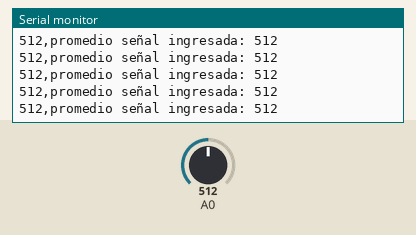
Recording of a sketch running on a simulated Arduino Uno, built with avr-gcc and run on an emulated ATmega328P. Parts: the last lines printed to the serial monitor. The test bench sets the inputs (shaded band); at power-on: A0 = 512.

Above: at 1.2 s.
1.3 s: A0 set to 984
At 2.4 s:
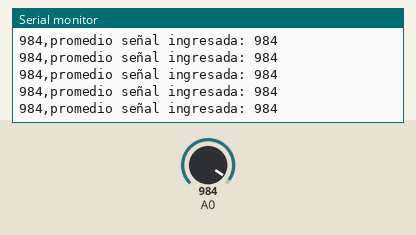
2.8 s: A0 set to 1009
At 3.9 s:
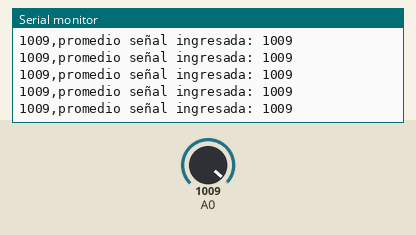
14.8 s: A0 set to 105
At 15.8 s:
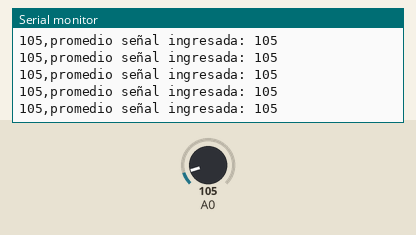
17.8 s: A0 set to 94
At 18.9 s:
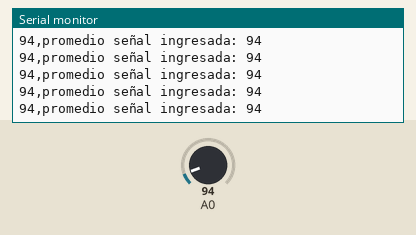
Timing chart, 0 to 20.3 s (numbered marks = the images above; inputs shaded):
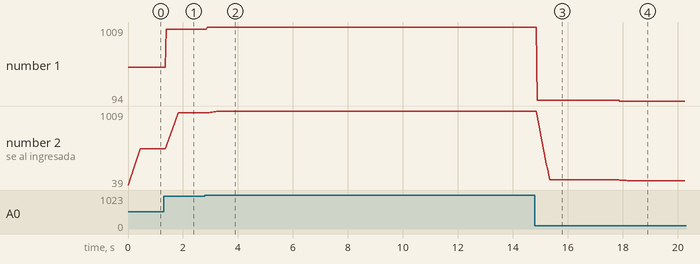

The sketch:

Equipo2Filtro_Promedio_SE.ino
```cpp
/*--------------------Universidad Tecnica del Norte-----------------
 * ----------Facultad de Ingenieria en Ciencias Aplicadas----------
 * -------------Carrera de Telecomunicaciones------------
 * --------------------Sistemas Embebidos--------------
 *
 * Integrantes: Carrion Andres, Donoso Fabricio, Quelal Rony
 *
 */


#define window_size  13 //Definimos el tamaño de la ventana
int window[window_size]; //Se crea un vector de el tamaño definido
int index = 0; //Variable auxiliar
int suma = 0; //Variable auxiliar
int promedio; //Variable auxiliar


void setup() {
  Serial.begin(9600);
  for (int i = 0; i < window_size; i++) { //incializar el vector
    window[i] = 0;//llenado del vector de ceros
  }
}

void loop() {
  suma -= window[index]; // se resta la suma menos la ultima posicion
  window[index] = analogRead(A0);//En la posicion 0 se lee el valor del puerto analogico
  Serial.print(window[index]); //Mostramos el valor
  suma += window[index]; //Se añade el valor leido
  index++;
  if (index >= window_size) { // Se mueve a la siguiente posicion
    index = 0;
  }
  promedio = suma / window_size;//Se realiza el promedio suma/13
  Serial.print(",");
  Serial.println(String("promedio señal ingresada: ")+String(promedio)); //Se imprime el valor promedio
}
```

Measured:
- after the input at 1.3 s, the serial monitor: prints a new line after 0.08 s (image 1)
- after the input at 2.8 s, the serial monitor: prints a new line after 0.08 s (image 2)
- after the input at 14.8 s, the serial monitor: prints a new line after 0.09 s (image 3)
- after the input at 17.8 s, the serial monitor: prints a new line after 0.08 s (image 4)
- plotted number 1: 512 → 984 after the input at 1.3 s, 984 → 1009 after the input at 2.8 s, 1009 → 105 after the input at 14.8 s, 105 → 94 after the input at 17.8 s
- plotted number 2: 512 → 984 after the input at 1.3 s, 984 → 1009 after the input at 2.8 s, 1009 → 105 after the input at 14.8 s, 105 → 94 after the input at 17.8 s
